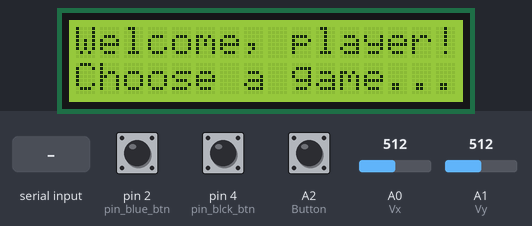
A sketch run on a simulated Arduino Uno, built with avr-gcc and run on an emulated ATmega328P. On the bench: 16×2 character LCD. Inputs (shaded band) come from the test bench; at power-on: pin 2 (pin_blue_btn) HIGH, pin 4 (pin_blck_btn) HIGH, A0 (Vx) = 512, A1 (Vy) = 512, A2 (Button) HIGH. What the sketch prints to the serial monitor is not drawn.

Above: at 1.2 s.
1.3 s: byte 2 (2) received over Serial
At 2.5 s:
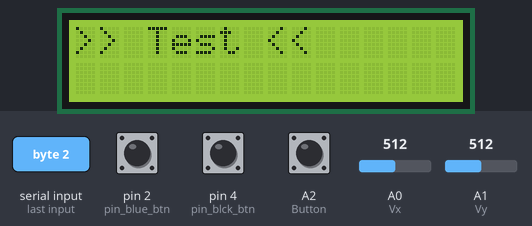
2.8 s: byte 3 (3) received over Serial
At 3.8 s:
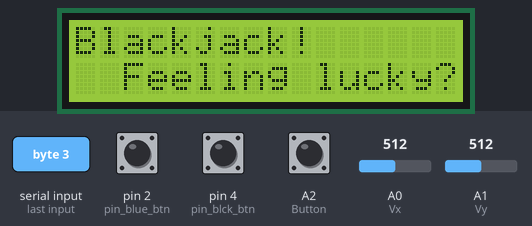
4.4 s: byte 4 (4) received over Serial
At 5.2 s:
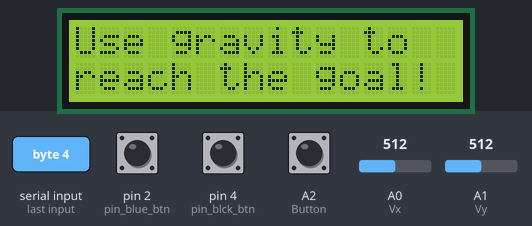
Timing chart, 0 to 7.4 s (numbered marks = the images above; inputs shaded):
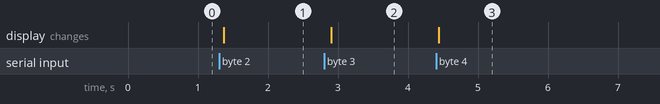

The sketch:

controller.ino
```cpp
/******************************************************************************
 * ART 150 - Project 5 - Final Project
 * Videogame System | By: Kevin Kowalaski
 ******************************************************************************
 * Arduino code handling inputs to and from
 * the Processing software according to
 * states of installed hardware
 ******************************************************************************
 * Arduino Uno R3
 * 2-axis Joystick
 * Momentary Push Buttons [x2]
 * Character Display [with adapter board]
 * Processing Sofware Interaction
 ******************************************************************************
 * Helpful link used for Arduino/Processing communication:
 * https://learn.sparkfun.com/tutorials/connecting-arduino-to-processing/all
 ******************************************************************************/

//#include <LiquidCrystal.h>
#include "Wire.h" // For I2C
#include "LCD.h" // For LCD
#include "LiquidCrystal_I2C.h" // Added library*

/// when using the LCD adapter board, SDA -> A4 and SCL -> A5
LiquidCrystal_I2C lcd(0x27, 2, 1, 0, 4, 5, 6, 7); // 0x27 is the default I2C bus address of the backpack-see article

#define Vx A0 // Define / Equate “Vx” with A0, the pin where Vx is connected
#define Vy A1 // Define / Equate “Vy” with A1, the pin where Vy is connected
#define Button A2 // Define / Equate Button with A2, the pin where the button is connected

int blue_btn_state = 0;
int pin_blue_btn = 2;
int blck_btn_state = 0;
int pin_blck_btn = 4;

// initial setup
void setup() {

  // initalize hardware inputs
  pinMode(pin_blue_btn, INPUT_PULLUP);
  pinMode(pin_blck_btn, INPUT_PULLUP);

  pinMode(Vx, INPUT); // Configure Vx (A0) as an Input
  pinMode(Vy, INPUT); // Configure Vy (A1) as an Input
  pinMode(Button, INPUT_PULLUP); // Configure Button (A2) as an Input, internally “pulled-up” to 5V

  // initialize hardware outputs
  lcd.begin(16, 2);
  lcd.setBacklightPin(3,POSITIVE); // BL, BL_POL
  lcd.setBacklight(HIGH);
  lcd.setCursor(0, 0); //lcd.home();
  lcd.print("Welcome, player!");
  lcd.setCursor(0, 1);
  lcd.print("Choose a game...");

  // initialize console output
  Serial.begin(9600);
  Serial.println("ART 150 - Project 5 - Final Project");
  Serial.println("Videogame System | By: Kevin Kowalski");
  Serial.println("=====================================");
  establishContact();
}

// main program loop
void loop() {

  int x_dir, y_dir, btn;

  x_dir = analogRead(Vx); // Read the analog value of Vx (Analog Values are from 0-1023 which equate to 0V to 5V)
  y_dir = analogRead(Vy); // Read the analog value of Vy
  btn = digitalRead(Button); // Read the button. When the button is open (unpushed),
  // the input will read High (+5V)
  // When the button is closed (pressed), the input pin
  // is connected to ground and will read Low (0V)

  // read direction of joystick as character
  char dir = getJoyStickDirection(x_dir, y_dir);

  // read high or low state of buttons
  blue_btn_state = digitalRead(pin_blue_btn);
  blck_btn_state = digitalRead(pin_blck_btn);

  // build string with all current inputs encoded
  String inputs = build_input(dir, blue_btn_state, blck_btn_state);

  // read input from Processing to determine what LCD displays
  if (Serial.available() > 0) {
      // get input from Processing
      Serial.println(inputs);
      int val = Serial.read();

      // main menu
      if (val == 1) {
        lcd.setCursor(0, 0); //lcd.home();
        lcd.print("Welcome, player!");
        lcd.setCursor(0, 1);
        lcd.print("Choose a game...");
      }

      // calibration menu
      else if (val == 2) {
        lcd.home();
        lcd.clear();
        lcd.print(">> Test <<");
        //lcd.blink();
      }

      // blackjack game
      else if (val == 3) {
        lcd.home();
        lcd.clear();
        lcd.print("Blackjack!");
        lcd.setCursor(2, 1);
        lcd.print("Feeling lucky?");
      }

      // gravity platformer game
      else if (val == 4) {
        lcd.home();
        lcd.clear();
        lcd.print("Use gravity to");
        lcd.setCursor(0, 1);
        lcd.print("reach the goal!");
      }
  }

  delay(100);       // input delay
}

// confirm Processing is accepting inputs by checking for an 'A'
void establishContact() {
  while (Serial.available() <= 0) {
    Serial.println("A");   // send a capital A
    delay(300);
  }
}


// -----------------------------------------------------------------------
// CUSTOM FUNCTIONS BELOW
// -----------------------------------------------------------------------

// translates joy stick inputs as string directions
// note: prioritizes horizontal direction over vertical
char getJoyStickDirection(int x, int y){
  char result = 'C';  // at center position

  if (x < 256 /*&& y > 256 && y < 768*/) {
    result = 'R';
  }
  else if (x > 768 /*&& y > 256 && y < 768*/) {
    result = 'L';
  }
  else if (y < 256) {
    result = 'U';
  }
  else if (y > 768) {
    result = 'D';
  }

  return result;
}

// given hardware inputs, build readable input for Processing
// in form of "DIR-BLU-BLK" i.e. "C01" (where 0 is pushed down, 1 is not)
String build_input(char d, int blu, int blck) {
  String result = "";
  result += d;
  result += blu;
  result += blck;
  return result;
}
```

Measured:
- after the input at 1.3 s, the display: changes after 0.07 s (image 1)
- after the input at 2.8 s, the display: changes after 0.10 s (image 2)
- after the input at 4.4 s, the display: changes at once (image 3)
